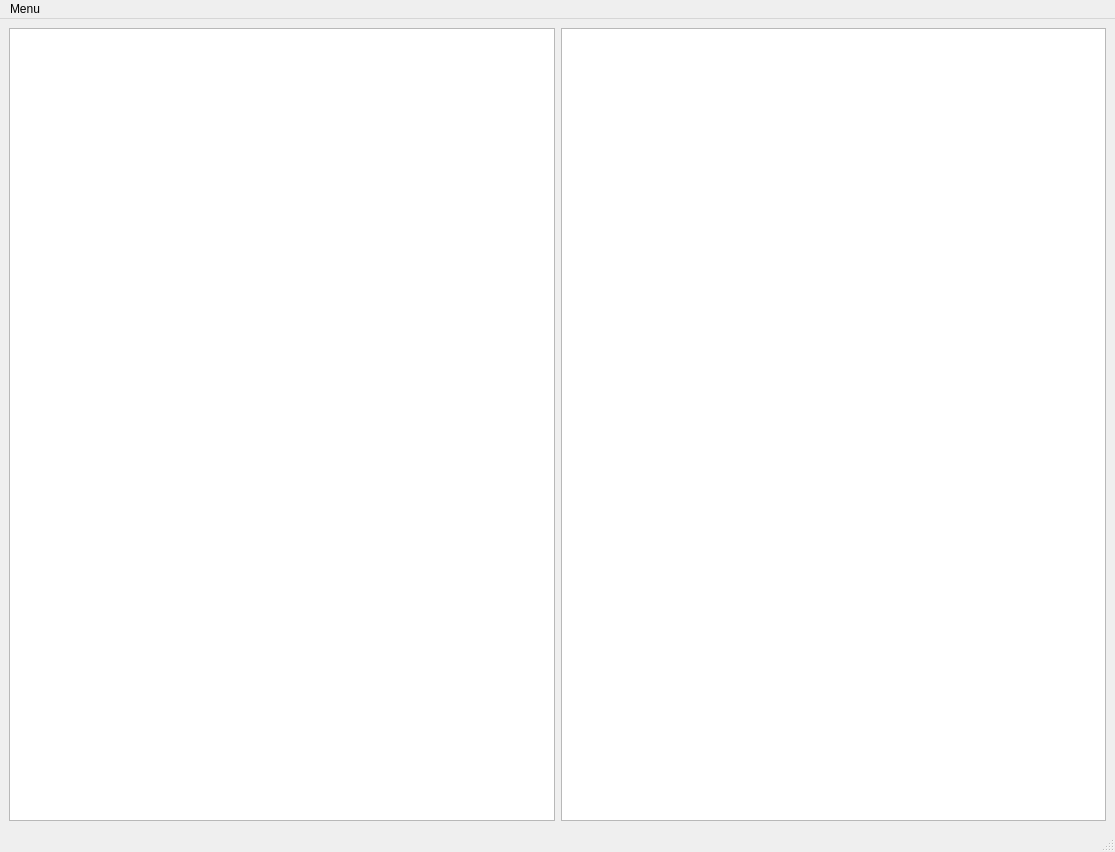
<?xml version="1.0" encoding="UTF-8"?>
<ui version="4.0">
 <class>MainWindow</class>
 <widget class="QMainWindow" name="MainWindow">
  <property name="geometry">
   <rect>
    <x>0</x>
    <y>0</y>
    <width>1115</width>
    <height>852</height>
   </rect>
  </property>
  <property name="sizePolicy">
   <sizepolicy hsizetype="Expanding" vsizetype="Expanding">
    <horstretch>0</horstretch>
    <verstretch>0</verstretch>
   </sizepolicy>
  </property>
  <property name="windowTitle">
   <string>MainWindow</string>
  </property>
  <widget class="QWidget" name="centralwidget">
   <layout class="QGridLayout" name="gridLayout">
    <item row="0" column="0">
     <layout class="QHBoxLayout" name="horizontalLayout">
      <item>
       <widget class="Scene" name="graphicsView"/>
      </item>
      <item>
       <widget class="QTableView" name="tableView"/>
      </item>
     </layout>
    </item>
   </layout>
  </widget>
  <widget class="QMenuBar" name="menubar">
   <property name="geometry">
    <rect>
     <x>0</x>
     <y>0</y>
     <width>1115</width>
     <height>33</height>
    </rect>
   </property>
   <widget class="QMenu" name="menu">
    <property name="title">
     <string>Menu</string>
    </property>
    <addaction name="separator"/>
    <addaction name="actionShapes"/>
    <addaction name="actionTable"/>
    <addaction name="actionBoth"/>
   </widget>
   <addaction name="menu"/>
  </widget>
  <widget class="QStatusBar" name="statusbar"/>
  <action name="actionShapes">
   <property name="text">
    <string>Shapes</string>
   </property>
  </action>
  <action name="actionTable">
   <property name="text">
    <string>Table</string>
   </property>
  </action>
  <action name="actionBoth">
   <property name="text">
    <string>Both</string>
   </property>
  </action>
 </widget>
 <customwidgets>
  <customwidget>
   <class>Scene</class>
   <extends>QGraphicsView</extends>
   <header location="global">ui/scene.hpp</header>
  </customwidget>
 </customwidgets>
 <resources/>
 <connections/>
</ui>
